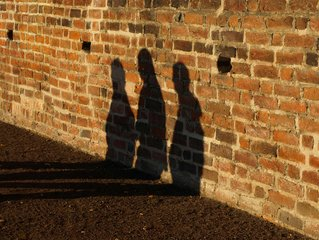
%> input picture ShadowRemoval/基于相位谱/image/56.jpg, 319 x 240 px
$ octave paper.m   (GNU Octave 9; MATLAB toolbox functions it lacks are replaced by stand-ins)
%> lines starting %> are read from the running program, lines starting %| are printed output that depends on the picture
%%
clc
clear all

dir = 'image/56.jpg';

img = imread(dir);
%> img is the input picture: size 240x319x3 uint8; mean R, G, B 123.4, 85.6, 45.2
imggray = rgb2gray(img);%灰度处理
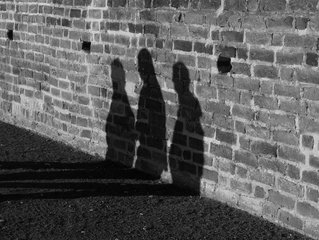
%> imggray: size 240x319 uint8; min 0, max 220, mean 92.3
imgf = fft2(imggray);%傅里叶变换

%对频谱进行移动，使得0频率点在中心
imgfshift = fftshift(imgf);

%获得傅里叶变换的幅度谱
%对数变换，压缩动态范围
imgA = log(1+abs(imgfshift));
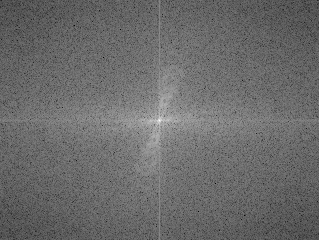
%> imgA: size 240x319 double; min 2.01, max 15.77, mean 7.79; drawn with min black and max white

%获得傅里叶变换的相位谱
imgPhase = log(angle(imgfshift)*180/pi);

%双谱重构
imgRestructure = ifft2(abs(imgf).*exp(1i*(angle(imgf))));
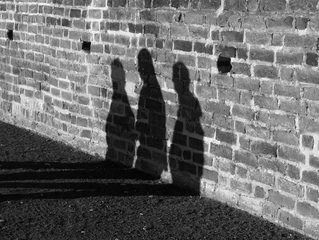
%> imgRestructure: size 240x319 double; min -6.08e-14, max 220, mean 92.3; drawn with min black and max white

%% 根据文献得到新方法：
%基于相位谱重构
%设幅度谱为常数C
c1 = 5000;
c2 = 50000;
% [5 lines of commented-out code are left out]
imgPhaseCong1 = ifft2(abs(c1).*exp(1i*(angle(imgf))));
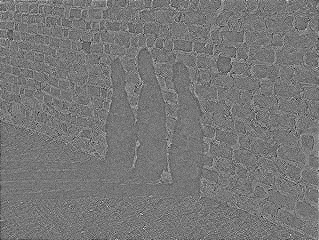
%> imgPhaseCong1: size 240x319 double; min -120, max 136.1, mean 0.1; drawn with min black and max white
imgPhaseCong2 = ifft2(abs(c2).*exp(1i*(angle(imgf))));

%%
subplot(2,3,1);
imshow(imggray);
title('原图像');

subplot(2,3,2);
imshow(imgA,[]); %显示图像的幅度谱，参数'[]'是为了将其值线性拉伸
title('图像幅度谱');

subplot(2,3,3);
imshow(imgPhase,[]);
title('图像相位谱');

subplot(2,3,4);
imshow(imgRestructure,[]);
title('双谱重构图');

subplot(2,3,5);
imshow(imgPhaseCong1,[]);
title('相位谱重构图1');

subplot(2,3,6);
imshow(imgPhaseCong2,[]);
title('相位谱重构图2');

imwrite(imgPhaseCong1,'相位谱重构1.jpg')
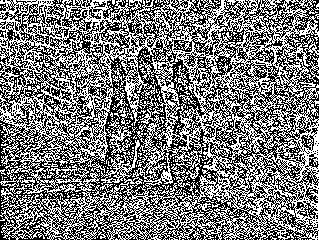
%> saved as 相位谱重构1.jpg: size 240x319 uint8; min 0, max 255, mean 122.2
imwrite(imgPhaseCong2,'相位谱重构2.jpg')
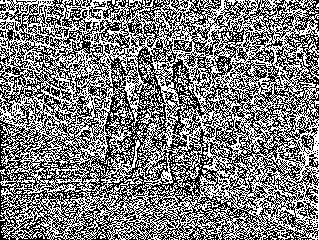
%> saved as 相位谱重构2.jpg: size 240x319 uint8; min 0, max 255, mean 125.2

$ run again, with ShadowRemoval/基于相位谱/image/42.jpg copied over ShadowRemoval/基于相位谱/image/56.jpg
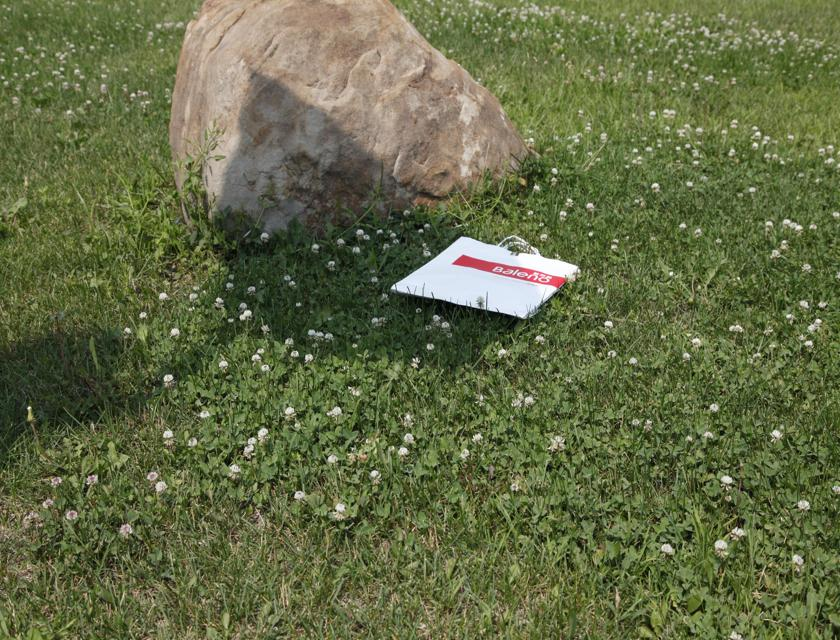
%> input picture ShadowRemoval/基于相位谱/image/42.jpg, 840 x 640 px
%> img is the input picture: size 640x840x3 uint8; mean R, G, B 98.8, 106.6, 68.6
%> `imgPhaseCong1 = ifft2(abs(c1).*exp(1i*(angle(imgf))));`:
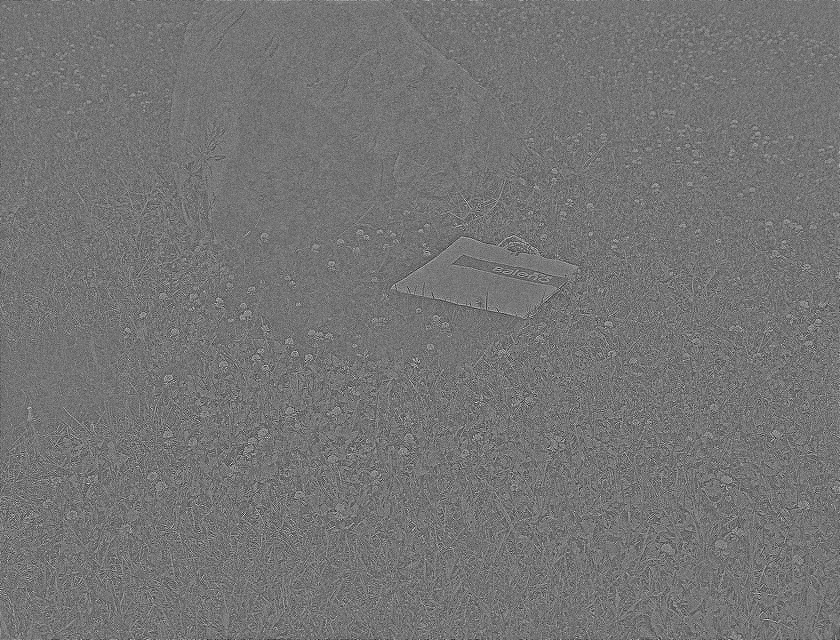
%> imgPhaseCong1: size 640x840 double; min -45.49, max 53.89, mean 0; drawn with min black and max white
%> `imwrite(imgPhaseCong2,'相位谱重构2.jpg')`:
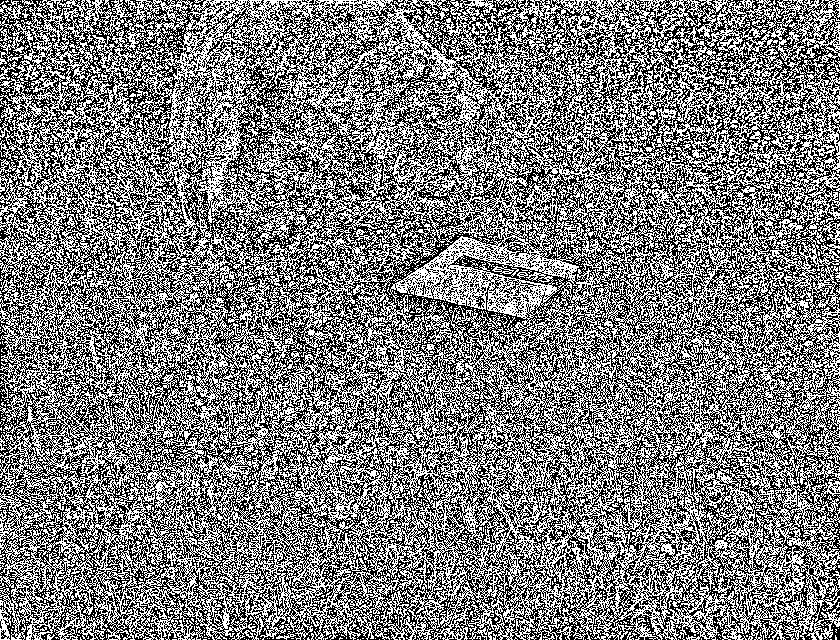
%> saved as 相位谱重构2.jpg: size 640x840 uint8; min 0, max 255, mean 125.5

$ run again, with ShadowRemoval/基于相位谱/image/43.jpg copied over ShadowRemoval/基于相位谱/image/56.jpg
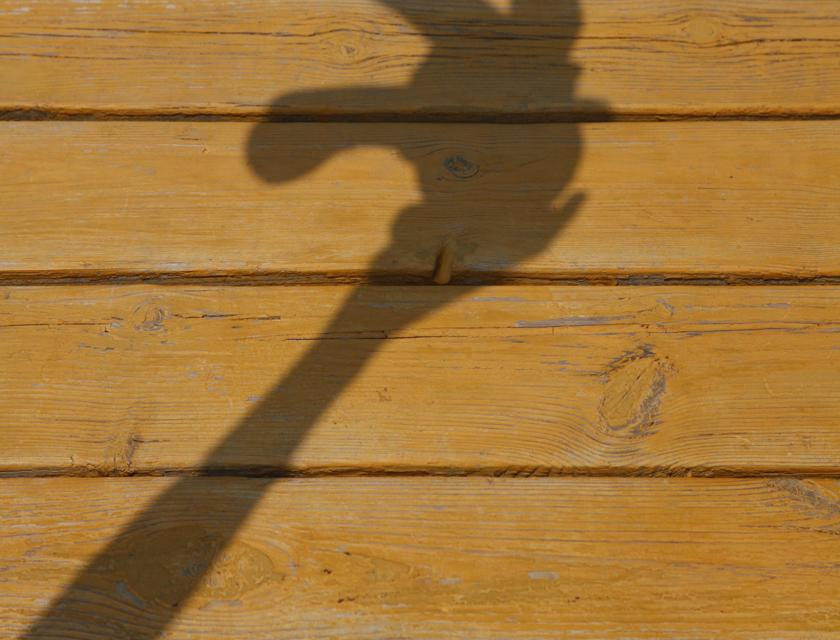
%> input picture ShadowRemoval/基于相位谱/image/43.jpg, 840 x 640 px
%> img is the input picture: size 640x840x3 uint8; mean R, G, B 159.4, 115.6, 55.7
%> `imgPhaseCong1 = ifft2(abs(c1).*exp(1i*(angle(imgf))));`:
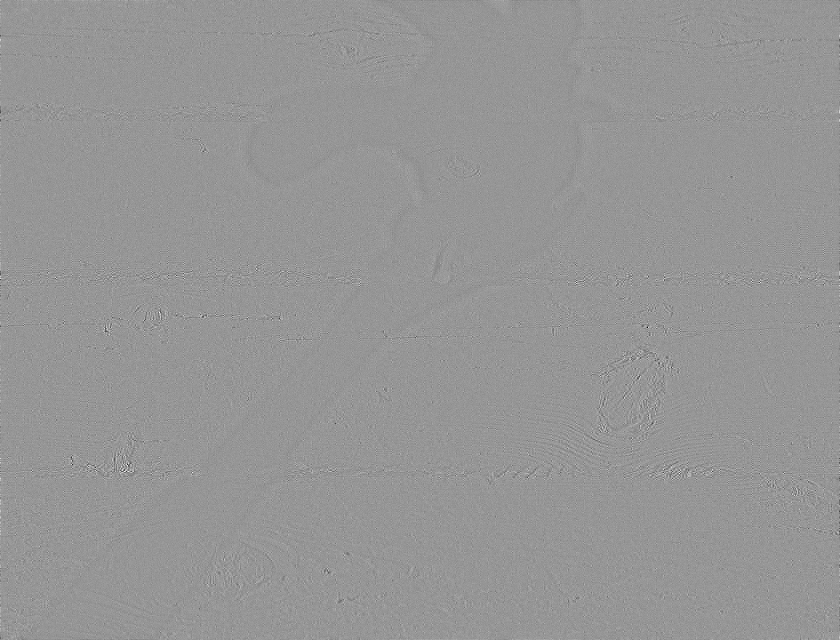
%> imgPhaseCong1: size 640x840 double; min -163.7, max 114.2, mean 0; drawn with min black and max white
%> `imwrite(imgPhaseCong2,'相位谱重构2.jpg')`:
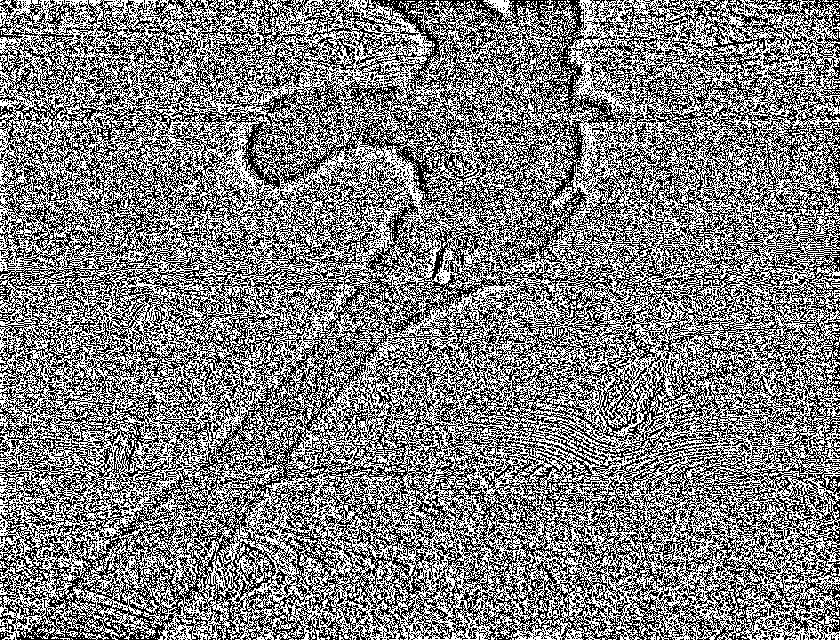
%> saved as 相位谱重构2.jpg: size 640x840 uint8; min 0, max 255, mean 127.6

$ run again, with ShadowRemoval/基于相位谱/image/49.jpg copied over ShadowRemoval/基于相位谱/image/56.jpg
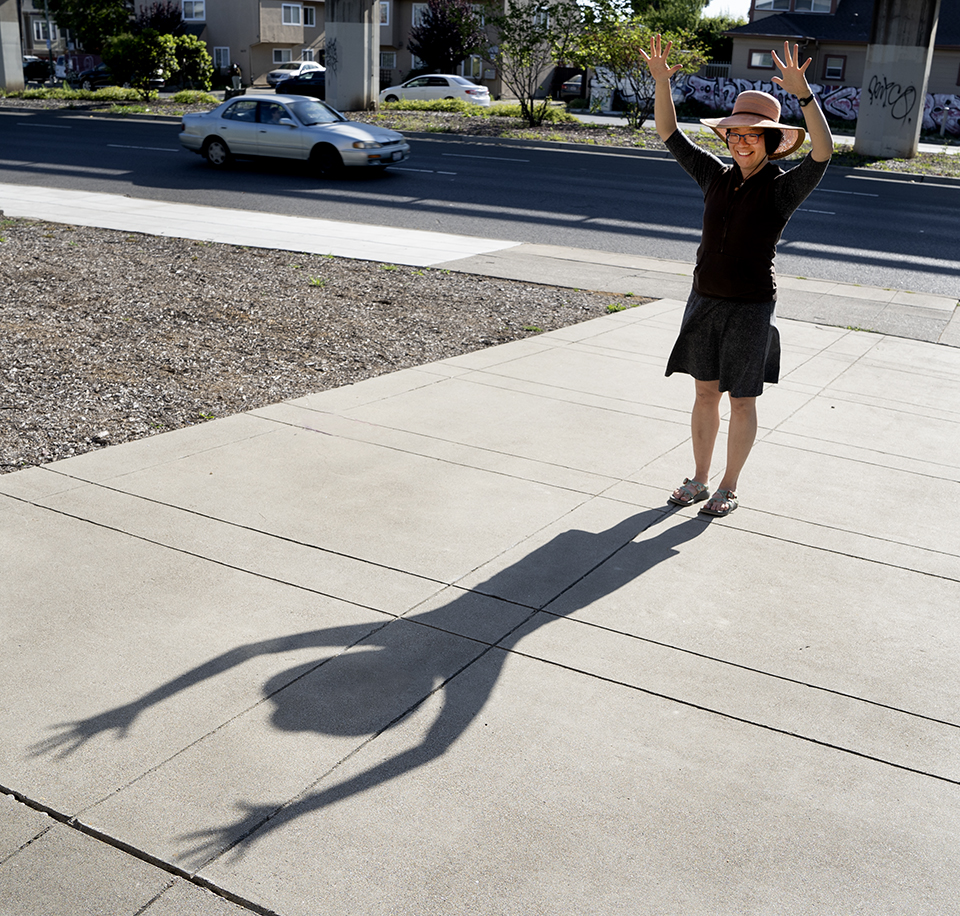
%> input picture ShadowRemoval/基于相位谱/image/49.jpg, 960 x 916 px
%> img is the input picture: size 916x960x3 uint8; mean R, G, B 153.9, 151.7, 147.6
%> `imgPhaseCong1 = ifft2(abs(c1).*exp(1i*(angle(imgf))));`:
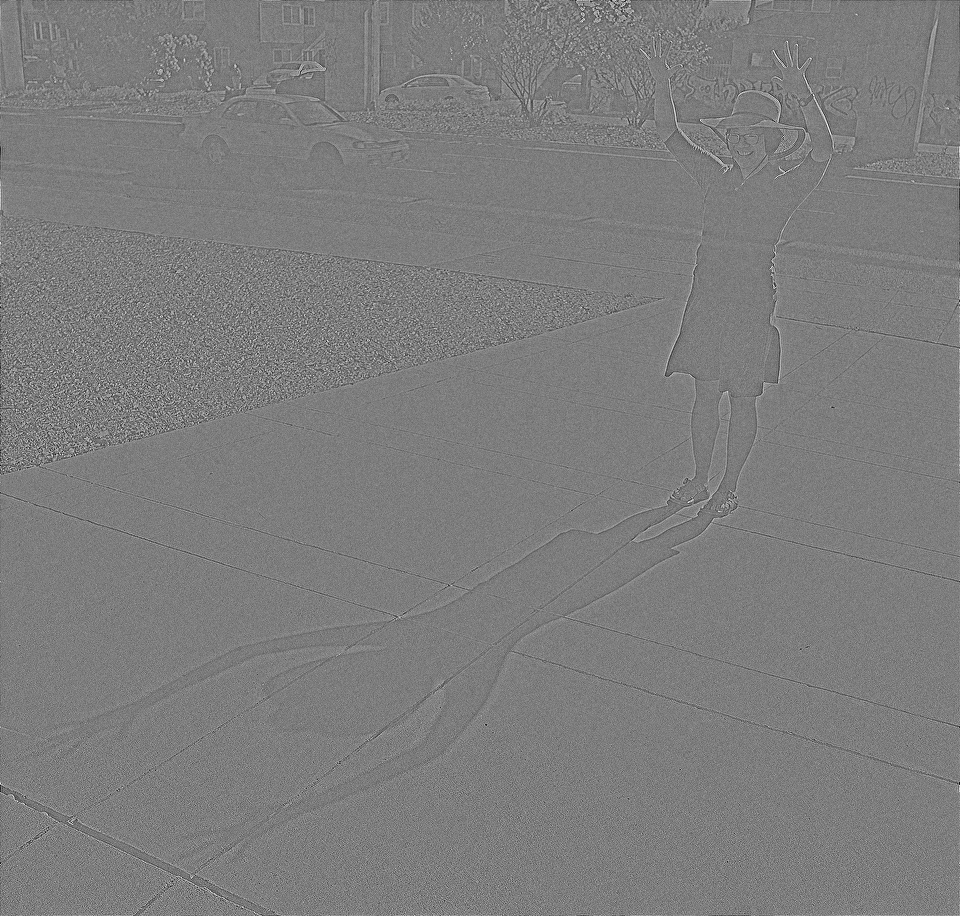
%> imgPhaseCong1: size 916x960 double; min -48.35, max 49.82, mean 0; drawn with min black and max white
%> `imwrite(imgPhaseCong2,'相位谱重构2.jpg')`:
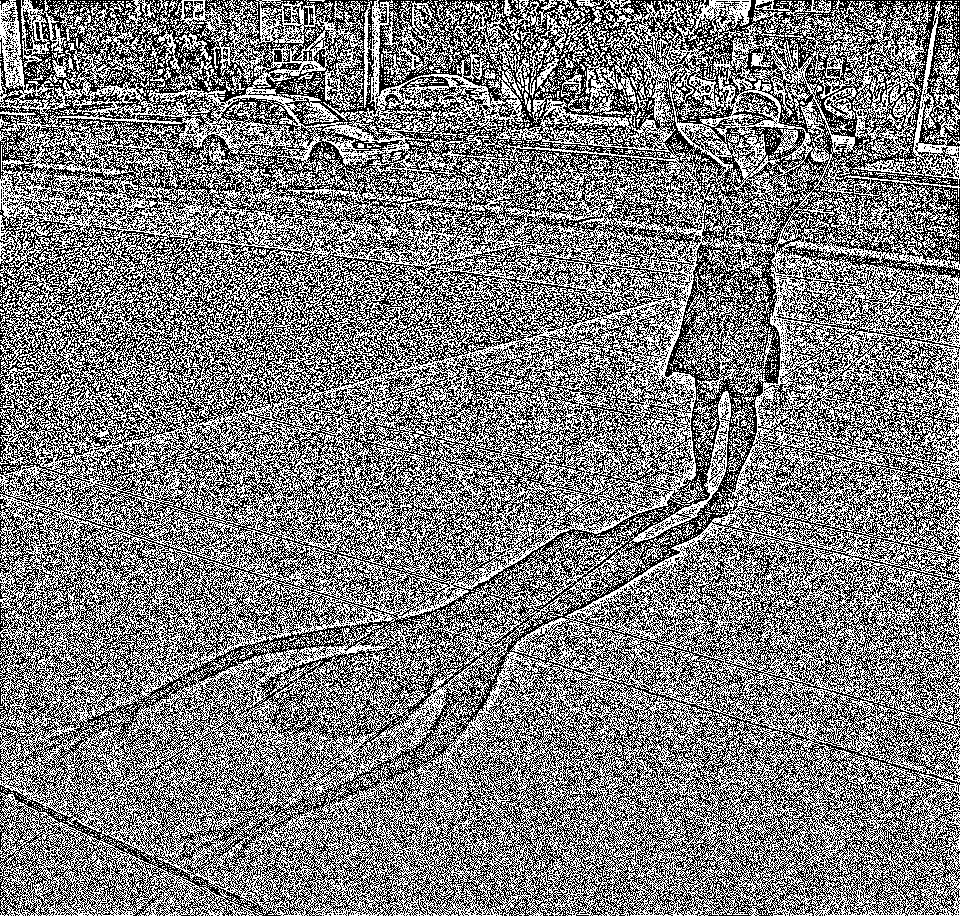
%> saved as 相位谱重构2.jpg: size 916x960 uint8; min 0, max 255, mean 126
